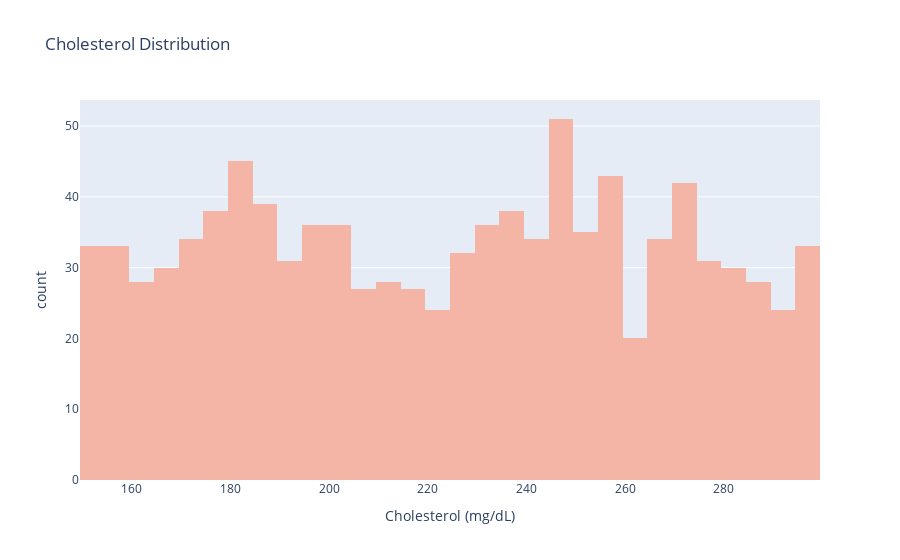

Notebook code for this chart:
### Code cell
fig = px.histogram(df, x='Cholesterol (mg/dL)', title='Cholesterol Distribution', nbins=30, color_discrete_sequence=['#f4b5a6'])
fig.show()

### Figure 1 — Plotly figure (JSON) as saved in the notebook; plotly's stock layout.template omitted (floating-point values rounded to 4 significant figures; data arrays with more than 128 entries replaced by an {"elided": "..."} marker saying what was removed)
{"data": [{"alignmentgroup": "True", "bingroup": "x", "hovertemplate": "Cholesterol (mg/dL)=%{x}<br>count=%{y}<extra></extra>", "legendgroup": "", "marker": {"color": "#f4b5a6", "pattern": {"shape": ""}}, "name": "", "nbinsx": 30, "offsetgroup": "", "orientation": "v", "showlegend": false, "type": "histogram", "x": {"elided": "1000 int values"}, "xaxis": "x", "yaxis": "y"}], "layout": {"autosize": true, "barmode": "relative", "legend": {"tracegroupgap": 0}, "title": {"text": "Cholesterol Distribution"}, "xaxis": {"anchor": "y", "autorange": true, "domain": [0, 1], "range": [149.5, 299.5], "title": {"text": "Cholesterol (mg/dL)"}, "type": "linear"}, "yaxis": {"anchor": "x", "autorange": true, "domain": [0, 1], "range": [0, 53.68], "title": {"text": "count"}}}}
